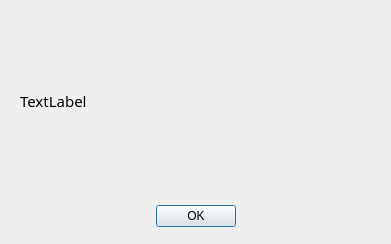
<?xml version="1.0" encoding="UTF-8"?>
<ui version="4.0">
 <class>Dialog</class>
 <widget class="QDialog" name="Dialog">
  <property name="geometry">
   <rect>
    <x>0</x>
    <y>0</y>
    <width>391</width>
    <height>244</height>
   </rect>
  </property>
  <property name="windowTitle">
   <string>Dialog</string>
  </property>
  <property name="styleSheet">
   <string notr="true"/>
  </property>
  <widget class="QDialogButtonBox" name="OK">
   <property name="geometry">
    <rect>
     <x>0</x>
     <y>200</y>
     <width>391</width>
     <height>32</height>
    </rect>
   </property>
   <property name="orientation">
    <enum>Qt::Horizontal</enum>
   </property>
   <property name="standardButtons">
    <set>QDialogButtonBox::Ok</set>
   </property>
   <property name="centerButtons">
    <bool>true</bool>
   </property>
  </widget>
  <widget class="QLabel" name="label">
   <property name="geometry">
    <rect>
     <x>20</x>
     <y>40</y>
     <width>351</width>
     <height>121</height>
    </rect>
   </property>
   <property name="font">
    <font>
     <family>微软雅黑</family>
     <pointsize>11</pointsize>
    </font>
   </property>
   <property name="text">
    <string>TextLabel</string>
   </property>
  </widget>
 </widget>
 <resources/>
 <connections>
  <connection>
   <sender>OK</sender>
   <signal>accepted()</signal>
   <receiver>Dialog</receiver>
   <slot>accept()</slot>
   <hints>
    <hint type="sourcelabel">
     <x>248</x>
     <y>254</y>
    </hint>
    <hint type="destinationlabel">
     <x>157</x>
     <y>274</y>
    </hint>
   </hints>
  </connection>
  <connection>
   <sender>OK</sender>
   <signal>rejected()</signal>
   <receiver>Dialog</receiver>
   <slot>reject()</slot>
   <hints>
    <hint type="sourcelabel">
     <x>316</x>
     <y>260</y>
    </hint>
    <hint type="destinationlabel">
     <x>286</x>
     <y>274</y>
    </hint>
   </hints>
  </connection>
 </connections>
</ui>
